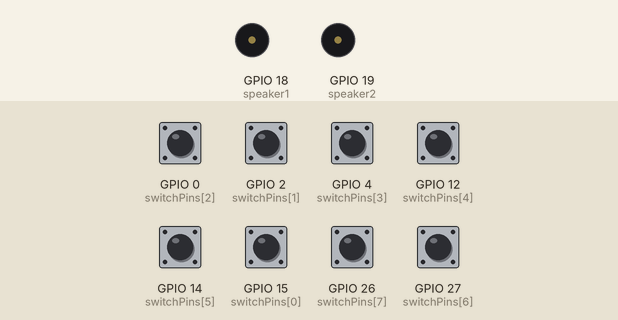
Simulated run of this sketch. Board: ESP32. Parts: buzzer (waves = sounding, pin HIGH). The test bench sets the inputs (shaded band); at power-on: GPIO 0 (switchPins[2]), GPIO 2 (switchPins[1]), GPIO 4 (switchPins[3]), GPIO 12 (switchPins[4]), GPIO 14 (switchPins[5]), GPIO 15 (switchPins[0]), GPIO 26 (switchPins[7]), GPIO 27 (switchPins[6]) HIGH. WiFi joins after 1.5 s; servers stay silent unless stated; what the sketch prints to the serial monitor is not drawn.

Above: at 2.7 s.
2.8 s: GPIO 0 (switchPins[2]) pulled LOW for 0.15 s
At 3.4 s:
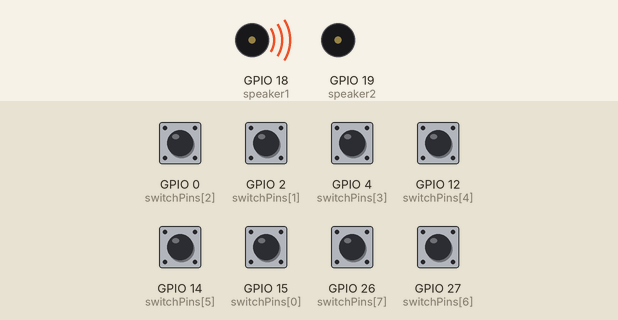
Timing chart, 0 to 5.8 s (numbered marks = the images above; inputs shaded):
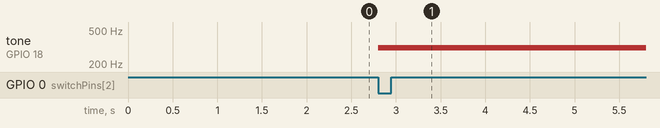

The sketch:

TiltSwitchWifi.ino
```cpp
#include <Arduino.h>
#include <WiFi.h>
#include <AsyncTCP.h>
#include <ESPAsyncWebServer.h>
#include <WebSerial.h>


AsyncWebServer server(80);


const char* ssid = "Columbia University";          // Your WiFi SSID
const char* password = "";  // Your WiFi Password


// constants won't change. They're used here to set pin numbers:
const int switchPins[8] = {15, 2, 0, 4, 12, 14, 27, 26};
//const int ledPin = 13;  // the number of the LED pin
const int speaker1 = 18;
const int speaker2 = 19;

//scales
const int cMajor[8] = {262, 294, 330, 349, 392, 440, 494, 523};
const int cMinor[8] = {262, 294, 311, 349, 392, 415, 466, 523};
const int cMinorHarmonic[8] = {262, 294, 311, 349, 392, 415, 494, 523};

const int numSwitches = 8;

//PWM properties from https://community.platformio.org/t/tone-not-working-on-espressif32-platform/7587/2
const int freq = 5000;
const int ledChannel = 0;
const int resolution = 8;

// variables will change:
int switchStates[8] = {0, 0, 0, 0, 0, 0, 0, 0};


void recvMsg(uint8_t *data, size_t len){
  WebSerial.println("Received Data...");
  String d = "";
  for(int i=0; i < len; i++){
    d += char(data[i]);
  }
  WebSerial.println(d);
}


void setup() {
  // initialize the LED pin as an output:
  //pinMode(ledPin, OUTPUT);
//   initialize the pushbutton pin as an input:
  Serial.begin(115200);
  pinMode(speaker1, OUTPUT);
  pinMode(speaker2, OUTPUT);

  ledcSetup(ledChannel, freq, resolution);
  ledcAttachPin(speaker1, ledChannel);

  for(int i = 0; i < numSwitches; i++){
    pinMode(switchPins[i], INPUT_PULLUP);
  }


  WiFi.mode(WIFI_STA);
  WiFi.begin(ssid, password);
  if (WiFi.waitForConnectResult() != WL_CONNECTED) {
    Serial.printf("WiFi Failed!\n");
    return;
  }
  Serial.print("IP Address: ");
  Serial.println(WiFi.localIP());
  // WebSerial is accessible at "<IP Address>/webserial" in browser
  WebSerial.begin(&server);
  WebSerial.msgCallback(recvMsg);
  server.begin();


}

void loop() {
  // read the state of the pushbutton value:

  for(int i = 0; i < numSwitches; i++){
    switchStates[i] = digitalRead(switchPins[i]);
//    WebSerial.print("\tSwitch ");
//    WebSerial.print(i);
//    WebSerial.print(" is: ");
//    WebSerial.print(switchStates[i]);
  }

  WebSerial.println();

  int tone1 = 0;
  for(int i = 0; i < numSwitches; i++){
    if(switchStates[i] == LOW){
      //if(tone1){
        //tone(speaker1, cMinorHarmonic[i]);
        ledcWriteTone(ledChannel, cMinorHarmonic[i]);
        tone1 = 0;
      //}
//      else{
//        tone(speaker2, cMajor[i]);
//        tone1 = 1;
//      }
    }

  }

//  delay(1000);
}
```

Measured:
- after the input at 2.8 s, tone on GPIO 18 (speaker1): silent → 311 Hz at once
